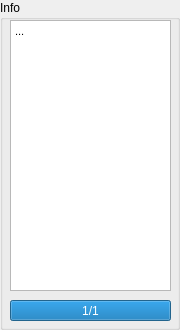
       <widget class="gui::GroupBox" name="Info">
        <property name="baseSize">
         <size>
          <width>0</width>
          <height>0</height>
         </size>
        </property>
        <property name="toolTip">
         <string notr="true"/>
        </property>
        <property name="toolTipDuration">
         <number>-1</number>
        </property>
        <property name="title">
         <string>Info</string>
        </property>
        <property name="flat">
         <bool>false</bool>
        </property>
        <property name="checkable">
         <bool>false</bool>
        </property>
        <property name="checked">
         <bool>false</bool>
        </property>
        <widget class="QTextEdit" name="infoTextEdit">
         <property name="geometry">
          <rect>
           <x>10</x>
           <y>20</y>
           <width>161</width>
           <height>271</height>
          </rect>
         </property>
         <property name="readOnly">
          <bool>false</bool>
         </property>
         <property name="html">
          <string>&lt;!DOCTYPE HTML PUBLIC &quot;-//W3C//DTD HTML 4.0//EN&quot; &quot;http://www.w3.org/TR/REC-html40/strict.dtd&quot;&gt;
&lt;html&gt;&lt;head&gt;&lt;meta name=&quot;qrichtext&quot; content=&quot;1&quot; /&gt;&lt;style type=&quot;text/css&quot;&gt;
p, li { white-space: pre-wrap; }
&lt;/style&gt;&lt;/head&gt;&lt;body style=&quot; font-family:'MS Shell Dlg 2'; font-size:8pt; font-weight:400; font-style:normal;&quot;&gt;
&lt;p style=&quot; margin-top:0px; margin-bottom:0px; margin-left:0px; margin-right:0px; -qt-block-indent:0; text-indent:0px;&quot;&gt;...&lt;/p&gt;&lt;/body&gt;&lt;/html&gt;</string>
         </property>
        </widget>
        <widget class="QProgressBar" name="infoProgressBar">
         <property name="geometry">
          <rect>
           <x>10</x>
           <y>300</y>
           <width>161</width>
           <height>21</height>
          </rect>
         </property>
         <property name="layoutDirection">
          <enum>Qt::LeftToRight</enum>
         </property>
         <property name="minimum">
          <number>0</number>
         </property>
         <property name="maximum">
          <number>1</number>
         </property>
         <property name="value">
          <number>1</number>
         </property>
         <property name="textVisible">
          <bool>true</bool>
         </property>
         <property name="textDirection">
          <enum>QProgressBar::TopToBottom</enum>
         </property>
         <property name="format">
          <string>%v/%m</string>
         </property>
        </widget>
        <widget class="QLabel" name="InfoShorcut_Label">
         <property name="geometry">
          <rect>
           <x>0</x>
           <y>0</y>
           <width>41</width>
           <height>16</height>
          </rect>
         </property>
         <property name="toolTip">
          <string>Alt + N</string>
         </property>
         <property name="text">
          <string/>
         </property>
        </widget>
       </widget>
